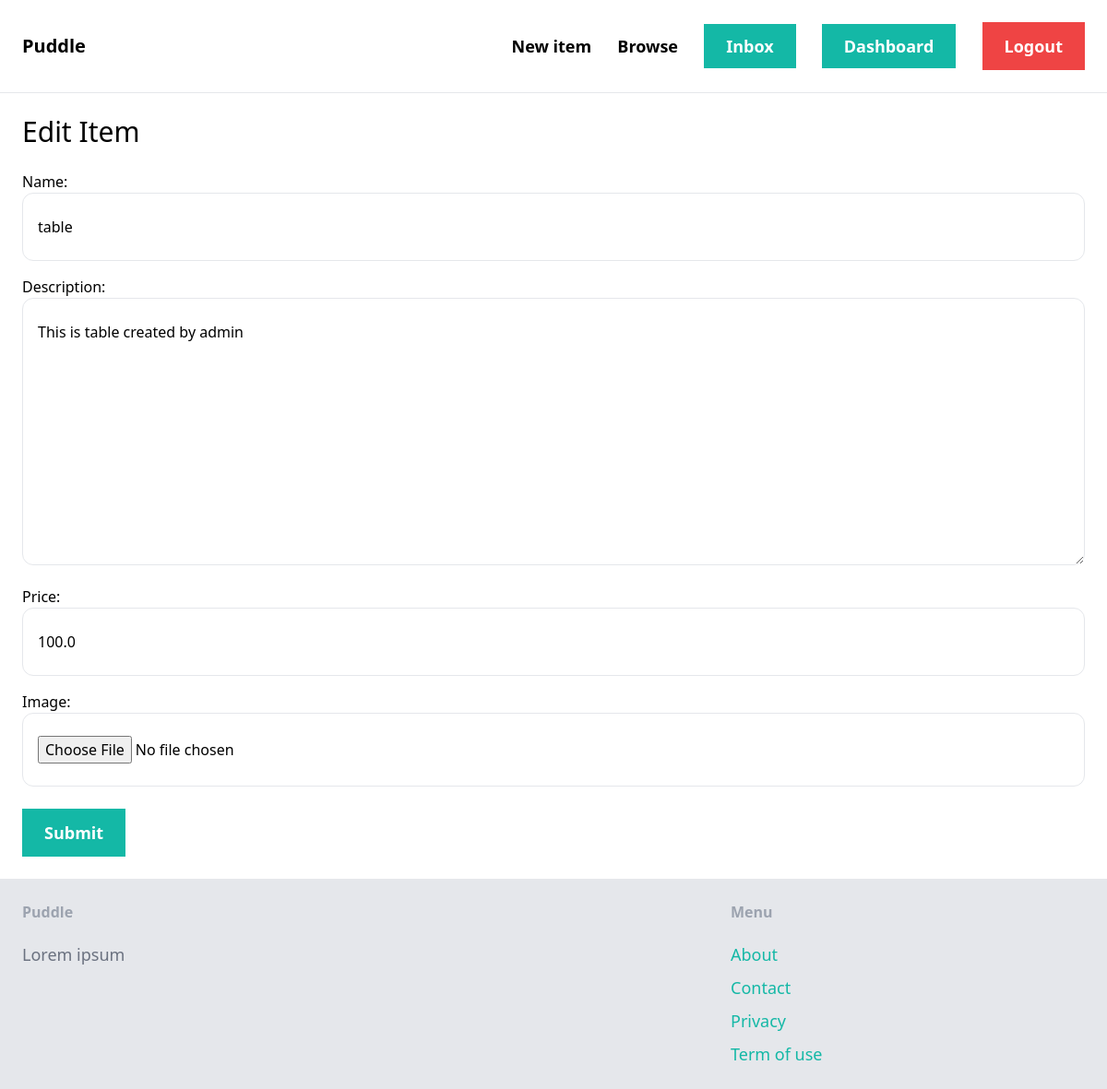
The page /items/5/edit/ (signed in) on the database its author committed.
### item/models.py (models this page shows, shortened)
class Item(models.Model):
    category = models.ForeignKey(Category, related_name="category", on_delete=models.CASCADE)
    name = models.CharField(max_length=255)
    description = models.TextField(blank=True, null=True)
    price = models.FloatField()
    image = models.ImageField(upload_to="item_images", blank=True, null=True)
    is_sold = models.BooleanField(default=False)
    created_by = models.ForeignKey(User, related_name="items", on_delete=models.CASCADE)
    created_at = models.DateTimeField(auto_now_add=True)

### item/views.py (the view)
# urls.py: path("<int:pk>/edit/", views.edit, name="edit"),
@login_required
def edit(request:HttpRequest, pk):
    item = get_object_or_404(Item, pk=pk)
    if request.method == "POST":
        form = EditItemForm(request.POST, request.FILES, instance=item)
        if form.is_valid():
            form.save()
            return redirect("item:detail", pk=item.id)
    else:
        form = EditItemForm(instance=item)
    return render(request, "item/form.html", {
        "form": form,
        "title": "Edit Item"
    })

### item/forms.py
class EditItemForm(forms.ModelForm):
    class Meta:
        model = Item
        fields = ("name", "description", "price", "image",)
        widgets = {
            "name": forms.TextInput(attrs={
                "class": INPUT_CLASS
            }),
            "description": forms.Textarea(attrs={
                "class": INPUT_CLASS
            }),
            "price": forms.NumberInput(attrs={
                "class": INPUT_CLASS
            }),
            "image": forms.FileInput(attrs={
                "class": INPUT_CLASS
            }),
        }

### item/templates/item/form.html (shortened to what this page needs)
{% extends "core/base.html" %}
{% block content %}
<h1 class="text-3xl mb-6">{{ title }}</h1>
<form method="post" action="." enctype="multipart/form-data">
  <div class="space-y-4">
    {{ form.as_p }}
  </div>
  <button type="submit" class="mt-6 px-6 py-3 text-lg font-semibold bg-teal-500 text-white round-xl hover:bg-teal-700">Submit</button>
</form>
{% endblock %}

### rows shown on the page
Item: name "table", description "This is table created by admin", price "100.0"

### other values the page prints
{{ title }} "Edit Item"
